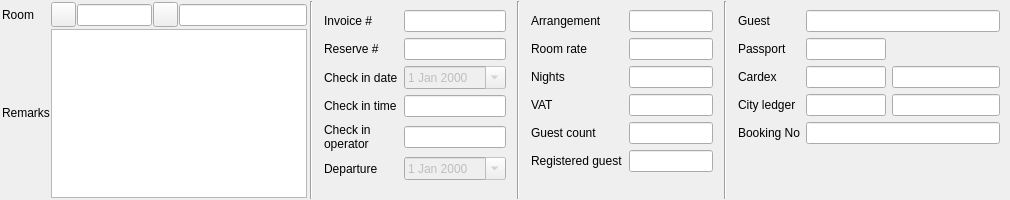
    <widget class="QWidget" name="wMiddle" native="true">
     <property name="sizePolicy">
      <sizepolicy hsizetype="Minimum" vsizetype="Minimum">
       <horstretch>0</horstretch>
       <verstretch>0</verstretch>
      </sizepolicy>
     </property>
     <property name="minimumSize">
      <size>
       <width>0</width>
       <height>0</height>
      </size>
     </property>
     <property name="maximumSize">
      <size>
       <width>16777215</width>
       <height>200</height>
      </size>
     </property>
     <layout class="QHBoxLayout" name="horizontalLayout_2">
      <property name="spacing">
       <number>2</number>
      </property>
      <property name="leftMargin">
       <number>1</number>
      </property>
      <property name="topMargin">
       <number>1</number>
      </property>
      <property name="rightMargin">
       <number>1</number>
      </property>
      <property name="bottomMargin">
       <number>1</number>
      </property>
      <item>
       <widget class="QWidget" name="widget" native="true">
        <layout class="QGridLayout" name="gridLayout">
         <property name="leftMargin">
          <number>1</number>
         </property>
         <property name="topMargin">
          <number>1</number>
         </property>
         <property name="rightMargin">
          <number>1</number>
         </property>
         <property name="bottomMargin">
          <number>1</number>
         </property>
         <property name="spacing">
          <number>1</number>
         </property>
         <item row="0" column="4" rowspan="2">
          <widget class="EQLineEdit" name="leRoom">
           <property name="focusPolicy">
            <enum>Qt::NoFocus</enum>
           </property>
           <property name="readOnly">
            <bool>true</bool>
           </property>
          </widget>
         </item>
         <item row="0" column="2" rowspan="2">
          <widget class="EQLineEdit" name="leRoomCode">
           <property name="maximumSize">
            <size>
             <width>75</width>
             <height>16777215</height>
            </size>
           </property>
           <property name="ShowButton" stdset="0">
            <bool>true</bool>
           </property>
          </widget>
         </item>
         <item row="0" column="0">
          <widget class="QLabel" name="label">
           <property name="text">
            <string>Room</string>
           </property>
          </widget>
         </item>
         <item row="2" column="1" colspan="4">
          <widget class="QTextEdit" name="teRemark">
           <property name="minimumSize">
            <size>
             <width>0</width>
             <height>0</height>
            </size>
           </property>
           <property name="maximumSize">
            <size>
             <width>16777215</width>
             <height>2000</height>
            </size>
           </property>
           <property name="focusPolicy">
            <enum>Qt::ClickFocus</enum>
           </property>
          </widget>
         </item>
         <item row="0" column="1">
          <widget class="QPushButton" name="btnPrevInvoice">
           <property name="minimumSize">
            <size>
             <width>25</width>
             <height>25</height>
            </size>
           </property>
           <property name="maximumSize">
            <size>
             <width>25</width>
             <height>25</height>
            </size>
           </property>
           <property name="focusPolicy">
            <enum>Qt::NoFocus</enum>
           </property>
           <property name="text">
            <string/>
           </property>
           <property name="icon">
            <iconset resource="res.qrc">
             <normaloff>:/images/double-left.png</normaloff>:/images/double-left.png</iconset>
           </property>
          </widget>
         </item>
         <item row="0" column="3">
          <widget class="QPushButton" name="btnNextInvoice">
           <property name="minimumSize">
            <size>
             <width>25</width>
             <height>25</height>
            </size>
           </property>
           <property name="maximumSize">
            <size>
             <width>25</width>
             <height>25</height>
            </size>
           </property>
           <property name="focusPolicy">
            <enum>Qt::NoFocus</enum>
           </property>
           <property name="text">
            <string/>
           </property>
           <property name="icon">
            <iconset resource="res.qrc">
             <normaloff>:/images/double-right.png</normaloff>:/images/double-right.png</iconset>
           </property>
          </widget>
         </item>
         <item row="1" column="0" rowspan="2">
          <widget class="QLabel" name="label_2">
           <property name="text">
            <string>Remarks</string>
           </property>
          </widget>
         </item>
        </layout>
       </widget>
      </item>
      <item>
       <widget class="Line" name="line_3">
        <property name="orientation">
         <enum>Qt::Vertical</enum>
        </property>
       </widget>
      </item>
      <item>
       <widget class="QWidget" name="widget_2" native="true">
        <property name="minimumSize">
         <size>
          <width>200</width>
          <height>0</height>
         </size>
        </property>
        <property name="maximumSize">
         <size>
          <width>200</width>
          <height>16777215</height>
         </size>
        </property>
        <layout class="QGridLayout" name="gridLayout_2">
         <item row="0" column="0">
          <widget class="QLabel" name="label_8">
           <property name="text">
            <string>Invoice #</string>
           </property>
          </widget>
         </item>
         <item row="0" column="1" colspan="2">
          <widget class="EQLineEdit" name="leInvoice">
           <property name="focusPolicy">
            <enum>Qt::NoFocus</enum>
           </property>
           <property name="readOnly">
            <bool>true</bool>
           </property>
          </widget>
         </item>
         <item row="2" column="0">
          <widget class="QLabel" name="label_4">
           <property name="text">
            <string>Check in date</string>
           </property>
          </widget>
         </item>
         <item row="1" column="0">
          <widget class="QLabel" name="label_16">
           <property name="text">
            <string>Reserve #</string>
           </property>
          </widget>
         </item>
         <item row="1" column="1" colspan="2">
          <widget class="EQLineEdit" name="leReserveID">
           <property name="focusPolicy">
            <enum>Qt::NoFocus</enum>
           </property>
           <property name="readOnly">
            <bool>true</bool>
           </property>
          </widget>
         </item>
         <item row="4" column="0">
          <widget class="QLabel" name="label_21">
           <property name="text">
            <string>Check in
operator</string>
           </property>
          </widget>
         </item>
         <item row="4" column="1" colspan="2">
          <widget class="QLineEdit" name="leCheckInOperator">
           <property name="readOnly">
            <bool>true</bool>
           </property>
          </widget>
         </item>
         <item row="2" column="1" colspan="2">
          <widget class="EQDateEdit" name="deCheckin">
           <property name="enabled">
            <bool>false</bool>
           </property>
           <property name="focusPolicy">
            <enum>Qt::NoFocus</enum>
           </property>
           <property name="calendarPopup">
            <bool>true</bool>
           </property>
          </widget>
         </item>
         <item row="3" column="1" colspan="2">
          <widget class="EQLineEdit" name="leCheckInTime">
           <property name="maximumSize">
            <size>
             <width>2000</width>
             <height>16777215</height>
            </size>
           </property>
           <property name="focusPolicy">
            <enum>Qt::NoFocus</enum>
           </property>
           <property name="readOnly">
            <bool>true</bool>
           </property>
          </widget>
         </item>
         <item row="3" column="0">
          <widget class="QLabel" name="label_23">
           <property name="text">
            <string>Check in time</string>
           </property>
          </widget>
         </item>
         <item row="7" column="1">
          <spacer name="verticalSpacer">
           <property name="orientation">
            <enum>Qt::Vertical</enum>
           </property>
           <property name="sizeHint" stdset="0">
            <size>
             <width>20</width>
             <height>40</height>
            </size>
           </property>
          </spacer>
         </item>
         <item row="5" column="1" colspan="2">
          <widget class="EQDateEdit" name="deDeparture">
           <property name="enabled">
            <bool>false</bool>
           </property>
           <property name="focusPolicy">
            <enum>Qt::NoFocus</enum>
           </property>
           <property name="calendarPopup">
            <bool>true</bool>
           </property>
          </widget>
         </item>
         <item row="5" column="0">
          <widget class="QLabel" name="label_5">
           <property name="text">
            <string>Departure</string>
           </property>
          </widget>
         </item>
        </layout>
       </widget>
      </item>
      <item>
       <widget class="Line" name="line">
        <property name="orientation">
         <enum>Qt::Vertical</enum>
        </property>
       </widget>
      </item>
      <item>
       <widget class="QWidget" name="widget_3" native="true">
        <property name="minimumSize">
         <size>
          <width>100</width>
          <height>0</height>
         </size>
        </property>
        <property name="maximumSize">
         <size>
          <width>200</width>
          <height>16777215</height>
         </size>
        </property>
        <layout class="QGridLayout" name="gridLayout_4">
         <item row="5" column="1">
          <widget class="EQLineEdit" name="leVatMode">
           <property name="focusPolicy">
            <enum>Qt::NoFocus</enum>
           </property>
           <property name="readOnly">
            <bool>true</bool>
           </property>
          </widget>
         </item>
         <item row="13" column="1">
          <widget class="EQLineEdit" name="leRegisteredGuest">
           <property name="focusPolicy">
            <enum>Qt::NoFocus</enum>
           </property>
           <property name="readOnly">
            <bool>true</bool>
           </property>
          </widget>
         </item>
         <item row="13" column="0">
          <widget class="QLabel" name="label_18">
           <property name="text">
            <string>Registered guest</string>
           </property>
          </widget>
         </item>
         <item row="6" column="0">
          <widget class="QLabel" name="label_17">
           <property name="text">
            <string>Guest count</string>
           </property>
          </widget>
         </item>
         <item row="6" column="1">
          <widget class="EQLineEdit" name="leGuestCount">
           <property name="focusPolicy">
            <enum>Qt::NoFocus</enum>
           </property>
           <property name="readOnly">
            <bool>true</bool>
           </property>
          </widget>
         </item>
         <item row="2" column="0">
          <widget class="QLabel" name="label_24">
           <property name="text">
            <string>Arrangement</string>
           </property>
          </widget>
         </item>
         <item row="2" column="1">
          <widget class="EQLineEdit" name="leArrangement">
           <property name="readOnly">
            <bool>true</bool>
           </property>
          </widget>
         </item>
         <item row="3" column="1">
          <widget class="QLineEdit" name="leRoomRate">
           <property name="focusPolicy">
            <enum>Qt::NoFocus</enum>
           </property>
           <property name="readOnly">
            <bool>true</bool>
           </property>
          </widget>
         </item>
         <item row="5" column="0">
          <widget class="QLabel" name="label_19">
           <property name="text">
            <string>VAT</string>
           </property>
          </widget>
         </item>
         <item row="3" column="0">
          <widget class="QLabel" name="label_9">
           <property name="text">
            <string>Room rate</string>
           </property>
          </widget>
         </item>
         <item row="14" column="1">
          <spacer name="verticalSpacer_3">
           <property name="orientation">
            <enum>Qt::Vertical</enum>
           </property>
           <property name="sizeHint" stdset="0">
            <size>
             <width>20</width>
             <height>40</height>
            </size>
           </property>
          </spacer>
         </item>
         <item row="4" column="0">
          <widget class="QLabel" name="label_10">
           <property name="text">
            <string>Nights</string>
           </property>
          </widget>
         </item>
         <item row="4" column="1">
          <widget class="QLineEdit" name="leNights">
           <property name="focusPolicy">
            <enum>Qt::NoFocus</enum>
           </property>
           <property name="readOnly">
            <bool>true</bool>
           </property>
          </widget>
         </item>
        </layout>
       </widget>
      </item>
      <item>
       <widget class="Line" name="line_2">
        <property name="orientation">
         <enum>Qt::Vertical</enum>
        </property>
       </widget>
      </item>
      <item>
       <widget class="QWidget" name="widget_4" native="true">
        <property name="minimumSize">
         <size>
          <width>0</width>
          <height>0</height>
         </size>
        </property>
        <layout class="QGridLayout" name="gridLayout_5">
         <item row="4" column="1">
          <widget class="EQLineEdit" name="leCityLedgerCode">
           <property name="maximumSize">
            <size>
             <width>80</width>
             <height>16777215</height>
            </size>
           </property>
           <property name="readOnly">
            <bool>true</bool>
           </property>
          </widget>
         </item>
         <item row="0" column="1" colspan="2">
          <widget class="EQLineEdit" name="leGuest">
           <property name="focusPolicy">
            <enum>Qt::NoFocus</enum>
           </property>
           <property name="readOnly">
            <bool>true</bool>
           </property>
          </widget>
         </item>
         <item row="4" column="2">
          <widget class="EQLineEdit" name="leCityLedgerName">
           <property name="focusPolicy">
            <enum>Qt::NoFocus</enum>
           </property>
           <property name="readOnly">
            <bool>true</bool>
           </property>
          </widget>
         </item>
         <item row="3" column="2">
          <widget class="QLineEdit" name="leCardexName">
           <property name="focusPolicy">
            <enum>Qt::NoFocus</enum>
           </property>
           <property name="readOnly">
            <bool>true</bool>
           </property>
          </widget>
         </item>
         <item row="0" column="0">
          <widget class="QLabel" name="label_3">
           <property name="text">
            <string>Guest</string>
           </property>
          </widget>
         </item>
         <item row="4" column="0">
          <widget class="QLabel" name="label_28">
           <property name="text">
            <string>City ledger</string>
           </property>
          </widget>
         </item>
         <item row="1" column="1">
          <widget class="QLineEdit" name="lePassport">
           <property name="maximumSize">
            <size>
             <width>80</width>
             <height>16777215</height>
            </size>
           </property>
           <property name="focusPolicy">
            <enum>Qt::NoFocus</enum>
           </property>
           <property name="readOnly">
            <bool>true</bool>
           </property>
          </widget>
         </item>
         <item row="3" column="1">
          <widget class="QLineEdit" name="leCardex">
           <property name="maximumSize">
            <size>
             <width>80</width>
             <height>16777215</height>
            </size>
           </property>
           <property name="focusPolicy">
            <enum>Qt::NoFocus</enum>
           </property>
           <property name="readOnly">
            <bool>true</bool>
           </property>
          </widget>
         </item>
         <item row="3" column="0">
          <widget class="QLabel" name="label_7">
           <property name="text">
            <string>Cardex </string>
           </property>
          </widget>
         </item>
         <item row="1" column="0">
          <widget class="QLabel" name="label_6">
           <property name="text">
            <string>Passport</string>
           </property>
          </widget>
         </item>
         <item row="6" column="1">
          <spacer name="verticalSpacer_4">
           <property name="orientation">
            <enum>Qt::Vertical</enum>
           </property>
           <property name="sizeHint" stdset="0">
            <size>
             <width>20</width>
             <height>40</height>
            </size>
           </property>
          </spacer>
         </item>
         <item row="5" column="0">
          <widget class="QLabel" name="label_22">
           <property name="text">
            <string>Booking No</string>
           </property>
          </widget>
         </item>
         <item row="5" column="1" colspan="2">
          <widget class="EQLineEdit" name="leBookingNo">
           <property name="readOnly">
            <bool>true</bool>
           </property>
          </widget>
         </item>
        </layout>
       </widget>
      </item>
     </layout>
    </widget>
